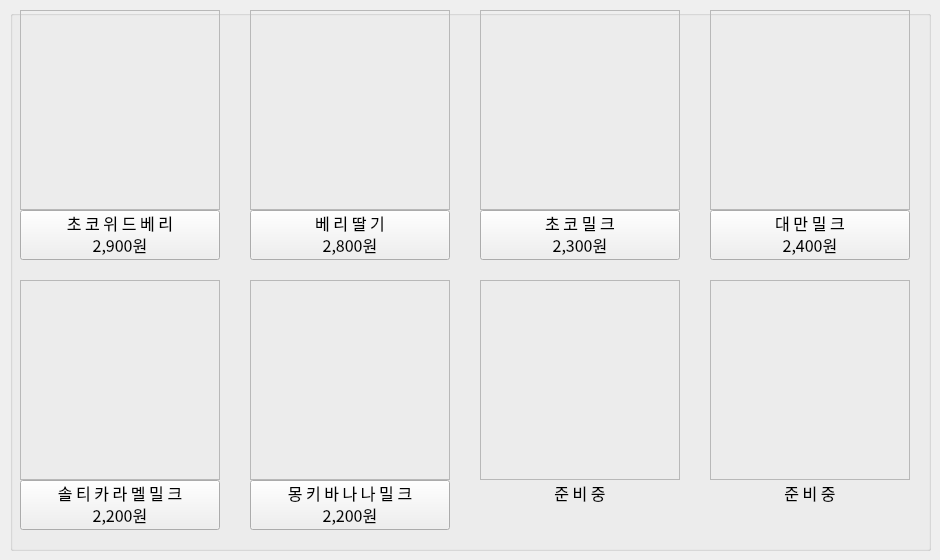
    <widget class="QWidget" name="tab_2">
     <attribute name="title">
      <string>음 료</string>
     </attribute>
     <widget class="QGroupBox" name="groupBox_2">
      <property name="geometry">
       <rect>
        <x>10</x>
        <y>10</y>
        <width>921</width>
        <height>541</height>
       </rect>
      </property>
      <property name="title">
       <string/>
      </property>
      <property name="alignment">
       <set>Qt::AlignCenter</set>
      </property>
      <property name="flat">
       <bool>false</bool>
      </property>
      <property name="checkable">
       <bool>false</bool>
      </property>
      <widget class="QLabel" name="menu_label_33">
       <property name="geometry">
        <rect>
         <x>10</x>
         <y>200</y>
         <width>200</width>
         <height>25</height>
        </rect>
       </property>
       <property name="font">
        <font>
         <family>맑은 고딕</family>
         <pointsize>12</pointsize>
        </font>
       </property>
       <property name="text">
        <string>초 코 위 드 베 리</string>
       </property>
       <property name="alignment">
        <set>Qt::AlignCenter</set>
       </property>
      </widget>
      <widget class="QLabel" name="menu_label_34">
       <property name="geometry">
        <rect>
         <x>10</x>
         <y>225</y>
         <width>200</width>
         <height>20</height>
        </rect>
       </property>
       <property name="font">
        <font>
         <family>맑은 고딕</family>
         <pointsize>12</pointsize>
        </font>
       </property>
       <property name="text">
        <string>2,900원</string>
       </property>
       <property name="alignment">
        <set>Qt::AlignCenter</set>
       </property>
      </widget>
      <widget class="QLabel" name="menu_label_35">
       <property name="geometry">
        <rect>
         <x>240</x>
         <y>200</y>
         <width>200</width>
         <height>25</height>
        </rect>
       </property>
       <property name="font">
        <font>
         <family>맑은 고딕</family>
         <pointsize>12</pointsize>
        </font>
       </property>
       <property name="text">
        <string>베 리 딸 기</string>
       </property>
       <property name="alignment">
        <set>Qt::AlignCenter</set>
       </property>
      </widget>
      <widget class="QLabel" name="menu_label_36">
       <property name="geometry">
        <rect>
         <x>240</x>
         <y>225</y>
         <width>200</width>
         <height>20</height>
        </rect>
       </property>
       <property name="font">
        <font>
         <family>맑은 고딕</family>
         <pointsize>12</pointsize>
        </font>
       </property>
       <property name="text">
        <string>2,800원</string>
       </property>
       <property name="alignment">
        <set>Qt::AlignCenter</set>
       </property>
      </widget>
      <widget class="QLabel" name="menu_label_37">
       <property name="geometry">
        <rect>
         <x>470</x>
         <y>225</y>
         <width>200</width>
         <height>20</height>
        </rect>
       </property>
       <property name="font">
        <font>
         <family>맑은 고딕</family>
         <pointsize>12</pointsize>
        </font>
       </property>
       <property name="text">
        <string>2,300원</string>
       </property>
       <property name="alignment">
        <set>Qt::AlignCenter</set>
       </property>
      </widget>
      <widget class="QLabel" name="menu_label_38">
       <property name="geometry">
        <rect>
         <x>470</x>
         <y>200</y>
         <width>200</width>
         <height>25</height>
        </rect>
       </property>
       <property name="font">
        <font>
         <family>맑은 고딕</family>
         <pointsize>12</pointsize>
        </font>
       </property>
       <property name="text">
        <string>초 코 밀 크</string>
       </property>
       <property name="alignment">
        <set>Qt::AlignCenter</set>
       </property>
      </widget>
      <widget class="QLabel" name="menu_label_39">
       <property name="geometry">
        <rect>
         <x>700</x>
         <y>225</y>
         <width>200</width>
         <height>20</height>
        </rect>
       </property>
       <property name="font">
        <font>
         <family>맑은 고딕</family>
         <pointsize>12</pointsize>
        </font>
       </property>
       <property name="text">
        <string>2,400원</string>
       </property>
       <property name="alignment">
        <set>Qt::AlignCenter</set>
       </property>
      </widget>
      <widget class="QLabel" name="menu_label_40">
       <property name="geometry">
        <rect>
         <x>700</x>
         <y>200</y>
         <width>200</width>
         <height>25</height>
        </rect>
       </property>
       <property name="font">
        <font>
         <family>맑은 고딕</family>
         <pointsize>12</pointsize>
        </font>
       </property>
       <property name="text">
        <string>대 만 밀 크</string>
       </property>
       <property name="alignment">
        <set>Qt::AlignCenter</set>
       </property>
      </widget>
      <widget class="QLabel" name="menu_label_41">
       <property name="geometry">
        <rect>
         <x>10</x>
         <y>495</y>
         <width>200</width>
         <height>20</height>
        </rect>
       </property>
       <property name="font">
        <font>
         <family>맑은 고딕</family>
         <pointsize>12</pointsize>
        </font>
       </property>
       <property name="text">
        <string>2,200원</string>
       </property>
       <property name="alignment">
        <set>Qt::AlignCenter</set>
       </property>
      </widget>
      <widget class="QLabel" name="menu_label_42">
       <property name="geometry">
        <rect>
         <x>10</x>
         <y>470</y>
         <width>200</width>
         <height>25</height>
        </rect>
       </property>
       <property name="font">
        <font>
         <family>맑은 고딕</family>
         <pointsize>12</pointsize>
        </font>
       </property>
       <property name="text">
        <string>솔 티 카 라 멜 밀 크</string>
       </property>
       <property name="alignment">
        <set>Qt::AlignCenter</set>
       </property>
      </widget>
      <widget class="QLabel" name="menu_label_43">
       <property name="geometry">
        <rect>
         <x>240</x>
         <y>495</y>
         <width>200</width>
         <height>20</height>
        </rect>
       </property>
       <property name="font">
        <font>
         <family>맑은 고딕</family>
         <pointsize>12</pointsize>
        </font>
       </property>
       <property name="text">
        <string>2,200원</string>
       </property>
       <property name="alignment">
        <set>Qt::AlignCenter</set>
       </property>
      </widget>
      <widget class="QLabel" name="menu_label_44">
       <property name="geometry">
        <rect>
         <x>240</x>
         <y>470</y>
         <width>200</width>
         <height>25</height>
        </rect>
       </property>
       <property name="font">
        <font>
         <family>맑은 고딕</family>
         <pointsize>12</pointsize>
        </font>
       </property>
       <property name="text">
        <string>몽 키 바 나 나 밀 크</string>
       </property>
       <property name="alignment">
        <set>Qt::AlignCenter</set>
       </property>
      </widget>
      <widget class="QLabel" name="menu_label_46">
       <property name="geometry">
        <rect>
         <x>470</x>
         <y>470</y>
         <width>200</width>
         <height>25</height>
        </rect>
       </property>
       <property name="font">
        <font>
         <family>맑은 고딕</family>
         <pointsize>12</pointsize>
        </font>
       </property>
       <property name="text">
        <string>준 비 중</string>
       </property>
       <property name="alignment">
        <set>Qt::AlignCenter</set>
       </property>
      </widget>
      <widget class="QLabel" name="menu_label_48">
       <property name="geometry">
        <rect>
         <x>700</x>
         <y>470</y>
         <width>200</width>
         <height>25</height>
        </rect>
       </property>
       <property name="font">
        <font>
         <family>맑은 고딕</family>
         <pointsize>12</pointsize>
        </font>
       </property>
       <property name="text">
        <string>준 비 중</string>
       </property>
       <property name="alignment">
        <set>Qt::AlignCenter</set>
       </property>
      </widget>
      <widget class="QLabel" name="menu_d_1">
       <property name="geometry">
        <rect>
         <x>10</x>
         <y>0</y>
         <width>200</width>
         <height>200</height>
        </rect>
       </property>
       <property name="frameShape">
        <enum>QFrame::StyledPanel</enum>
       </property>
       <property name="text">
        <string/>
       </property>
       <property name="pixmap">
        <pixmap>초코위드베리.png</pixmap>
       </property>
       <property name="alignment">
        <set>Qt::AlignCenter</set>
       </property>
      </widget>
      <widget class="QLabel" name="menu_d_2">
       <property name="geometry">
        <rect>
         <x>240</x>
         <y>0</y>
         <width>200</width>
         <height>200</height>
        </rect>
       </property>
       <property name="frameShape">
        <enum>QFrame::StyledPanel</enum>
       </property>
       <property name="text">
        <string/>
       </property>
       <property name="pixmap">
        <pixmap>베리딸기.png</pixmap>
       </property>
       <property name="alignment">
        <set>Qt::AlignCenter</set>
       </property>
      </widget>
      <widget class="QLabel" name="menu_d_3">
       <property name="geometry">
        <rect>
         <x>470</x>
         <y>0</y>
         <width>200</width>
         <height>200</height>
        </rect>
       </property>
       <property name="frameShape">
        <enum>QFrame::StyledPanel</enum>
       </property>
       <property name="text">
        <string/>
       </property>
       <property name="pixmap">
        <pixmap>초코밀크.png</pixmap>
       </property>
       <property name="alignment">
        <set>Qt::AlignCenter</set>
       </property>
      </widget>
      <widget class="QLabel" name="menu_d_4">
       <property name="geometry">
        <rect>
         <x>700</x>
         <y>0</y>
         <width>200</width>
         <height>200</height>
        </rect>
       </property>
       <property name="frameShape">
        <enum>QFrame::StyledPanel</enum>
       </property>
       <property name="text">
        <string/>
       </property>
       <property name="pixmap">
        <pixmap>대만밀크.png</pixmap>
       </property>
       <property name="alignment">
        <set>Qt::AlignCenter</set>
       </property>
      </widget>
      <widget class="QLabel" name="menu_d_5">
       <property name="geometry">
        <rect>
         <x>10</x>
         <y>270</y>
         <width>200</width>
         <height>200</height>
        </rect>
       </property>
       <property name="frameShape">
        <enum>QFrame::StyledPanel</enum>
       </property>
       <property name="text">
        <string/>
       </property>
       <property name="pixmap">
        <pixmap>솔티카라멜밀크.png</pixmap>
       </property>
       <property name="alignment">
        <set>Qt::AlignCenter</set>
       </property>
      </widget>
      <widget class="QLabel" name="menu_d_6">
       <property name="geometry">
        <rect>
         <x>240</x>
         <y>270</y>
         <width>200</width>
         <height>200</height>
        </rect>
       </property>
       <property name="frameShape">
        <enum>QFrame::StyledPanel</enum>
       </property>
       <property name="text">
        <string/>
       </property>
       <property name="pixmap">
        <pixmap>몽키바나나밀크.png</pixmap>
       </property>
       <property name="alignment">
        <set>Qt::AlignCenter</set>
       </property>
      </widget>
      <widget class="QLabel" name="menu_d_7">
       <property name="geometry">
        <rect>
         <x>470</x>
         <y>270</y>
         <width>200</width>
         <height>200</height>
        </rect>
       </property>
       <property name="frameShape">
        <enum>QFrame::StyledPanel</enum>
       </property>
       <property name="text">
        <string/>
       </property>
       <property name="pixmap">
        <pixmap>상품준비중.png</pixmap>
       </property>
       <property name="alignment">
        <set>Qt::AlignCenter</set>
       </property>
      </widget>
      <widget class="QLabel" name="menu_d_8">
       <property name="geometry">
        <rect>
         <x>700</x>
         <y>270</y>
         <width>200</width>
         <height>200</height>
        </rect>
       </property>
       <property name="frameShape">
        <enum>QFrame::StyledPanel</enum>
       </property>
       <property name="text">
        <string/>
       </property>
       <property name="pixmap">
        <pixmap>상품준비중.png</pixmap>
       </property>
       <property name="alignment">
        <set>Qt::AlignCenter</set>
       </property>
      </widget>
      <widget class="QPushButton" name="menu_d_push_1">
       <property name="geometry">
        <rect>
         <x>10</x>
         <y>200</y>
         <width>200</width>
         <height>50</height>
        </rect>
       </property>
       <property name="text">
        <string/>
       </property>
      </widget>
      <widget class="QPushButton" name="menu_d_push_2">
       <property name="geometry">
        <rect>
         <x>240</x>
         <y>200</y>
         <width>200</width>
         <height>50</height>
        </rect>
       </property>
       <property name="text">
        <string/>
       </property>
      </widget>
      <widget class="QPushButton" name="menu_d_push_3">
       <property name="geometry">
        <rect>
         <x>470</x>
         <y>200</y>
         <width>200</width>
         <height>50</height>
        </rect>
       </property>
       <property name="text">
        <string/>
       </property>
      </widget>
      <widget class="QPushButton" name="menu_d_push_4">
       <property name="geometry">
        <rect>
         <x>700</x>
         <y>200</y>
         <width>200</width>
         <height>50</height>
        </rect>
       </property>
       <property name="text">
        <string/>
       </property>
      </widget>
      <widget class="QPushButton" name="menu_d_push_5">
       <property name="geometry">
        <rect>
         <x>10</x>
         <y>470</y>
         <width>200</width>
         <height>50</height>
        </rect>
       </property>
       <property name="text">
        <string/>
       </property>
      </widget>
      <widget class="QPushButton" name="menu_d_push_6">
       <property name="geometry">
        <rect>
         <x>240</x>
         <y>470</y>
         <width>200</width>
         <height>50</height>
        </rect>
       </property>
       <property name="text">
        <string/>
       </property>
      </widget>
      <zorder>menu_d_push_6</zorder>
      <zorder>menu_d_push_5</zorder>
      <zorder>menu_d_push_4</zorder>
      <zorder>menu_d_push_3</zorder>
      <zorder>menu_d_push_2</zorder>
      <zorder>menu_d_push_1</zorder>
      <zorder>menu_label_33</zorder>
      <zorder>menu_label_34</zorder>
      <zorder>menu_label_35</zorder>
      <zorder>menu_label_36</zorder>
      <zorder>menu_label_37</zorder>
      <zorder>menu_label_38</zorder>
      <zorder>menu_label_39</zorder>
      <zorder>menu_label_40</zorder>
      <zorder>menu_label_41</zorder>
      <zorder>menu_label_42</zorder>
      <zorder>menu_label_43</zorder>
      <zorder>menu_label_44</zorder>
      <zorder>menu_label_46</zorder>
      <zorder>menu_label_48</zorder>
      <zorder>menu_d_1</zorder>
      <zorder>menu_d_2</zorder>
      <zorder>menu_d_3</zorder>
      <zorder>menu_d_4</zorder>
      <zorder>menu_d_5</zorder>
      <zorder>menu_d_6</zorder>
      <zorder>menu_d_7</zorder>
      <zorder>menu_d_8</zorder>
     </widget>
    </widget>
